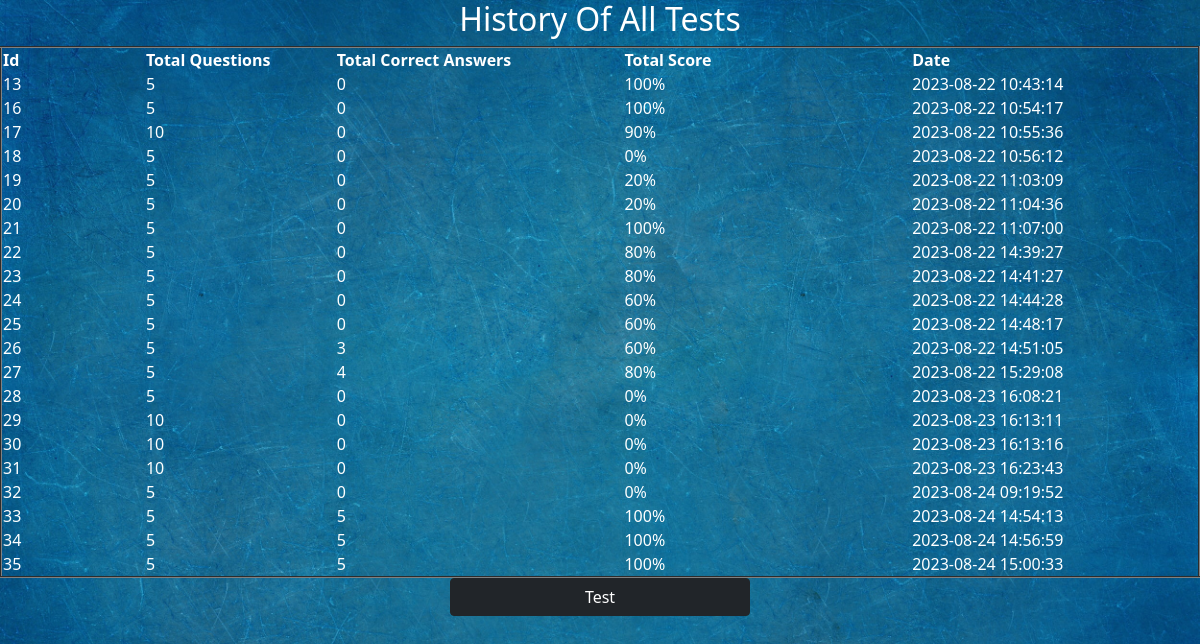
The page /history.php on the database its author committed.
### tables this page shows
CREATE TABLE `score` (
  `id` int(255) NOT NULL,
  `user_id` int(11) DEFAULT NULL,
  `total_questions` varchar(255) NOT NULL,
  `total_correct_answers` int(11) NOT NULL DEFAULT 0,
  `total_score` int(255) DEFAULT NULL,
  `date` datetime NOT NULL DEFAULT current_timestamp()
);

### history.php (the view, shortened to what this page needs)
<html>
    <head>
    <link href="css/bootstrap.min.css" rel="stylesheet">
    </head>
</html>
<?php
include("conn.php");
$query = "SELECT * FROM score";
$data = mysqli_query($conn,$query);
$total = mysqli_num_rows($data);
if($total > 0){
    ?>
    <h2 align=center style="color:white">History Of All Tests</h2>
    <center style="color:white"><table border="2px" cellspacing="7" width="100%">
        <tr>
        <th width="3%" style="color:white">Id</th>
        <th width="3%" style="color:white">Total Questions</th>
        <th width="6%" style="color:white">Total Correct Answers</th>
        <th width="6%" style="color:white">Total Score</th>
        <th width="6%" style="color:white">Date</th>
        </tr>
    <?php
    while($result = mysqli_fetch_assoc($data)){
        echo "<tr style='color:white'>
        <td>". "$result[id]" ."</td>
        <td>". "$result[total_questions]" ."</td>
        <td>". "$result[total_correct_answers]" ."</td>
        <td>". "$result[total_score]"."% " ."</td>
        <td>". "$result[date]" ."</td>
        </tr>";
    }
}
else{
    echo "Not Record Found";
}
?>
    </table>
</center>
<body>
</body>
<div style="text-align: center;">
  <a href="test.php" class="btn btn-dark" name="test" value="Test" style="width: 25%;">Test</a>
</div>

### history.php (style rules this page uses)
body { margin: 0; padding: 0; background-image: url("test.jpg"); background-size: cover; background-repeat: no-repeat; }

### rows shown on the page
score: id "13", total_questions "5", total_correct_answers "0", total_score "100", date "2023-08-22 10:43:14"
score: id "16", total_questions "5", total_correct_answers "0", total_score "100", date "2023-08-22 10:54:17"
score: id "17", total_questions "10", total_correct_answers "0", total_score "90", date "2023-08-22 10:55:36"
score: id "18", total_questions "5", total_correct_answers "0", total_score "0", date "2023-08-22 10:56:12"
score: id "19", total_questions "5", total_correct_answers "0", total_score "20", date "2023-08-22 11:03:09"
score: id "20", total_questions "5", total_correct_answers "0", total_score "20", date "2023-08-22 11:04:36"
score: id "21", total_questions "5", total_correct_answers "0", total_score "100", date "2023-08-22 11:07:00"
score: id "22", total_questions "5", total_correct_answers "0", total_score "80", date "2023-08-22 14:39:27"
score: id "23", total_questions "5", total_correct_answers "0", total_score "80", date "2023-08-22 14:41:27"
score: id "24", total_questions "5", total_correct_answers "0", total_score "60", date "2023-08-22 14:44:28"
score: id "25", total_questions "5", total_correct_answers "0", total_score "60", date "2023-08-22 14:48:17"
score: id "26", total_questions "5", total_correct_answers "3", total_score "60", date "2023-08-22 14:51:05"
score: id "27", total_questions "5", total_correct_answers "4", total_score "80", date "2023-08-22 15:29:08"
score: id "28", total_questions "5", total_correct_answers "0", total_score "0", date "2023-08-23 16:08:21"
score: id "29", total_questions "10", total_correct_answers "0", total_score "0", date "2023-08-23 16:13:11"
score: id "30", total_questions "10", total_correct_answers "0", total_score "0", date "2023-08-23 16:13:16"
score: id "31", total_questions "10", total_correct_answers "0", total_score "0", date "2023-08-23 16:23:43"
score: id "32", total_questions "5", total_correct_answers "0", total_score "0", date "2023-08-24 09:19:52"
score: id "33", total_questions "5", total_correct_answers "5", total_score "100", date "2023-08-24 14:54:13"
score: id "34", total_questions "5", total_correct_answers "5", total_score "100", date "2023-08-24 14:56:59"
score: id "35", total_questions "5", total_correct_answers "5", total_score "100", date "2023-08-24 15:00:33"
